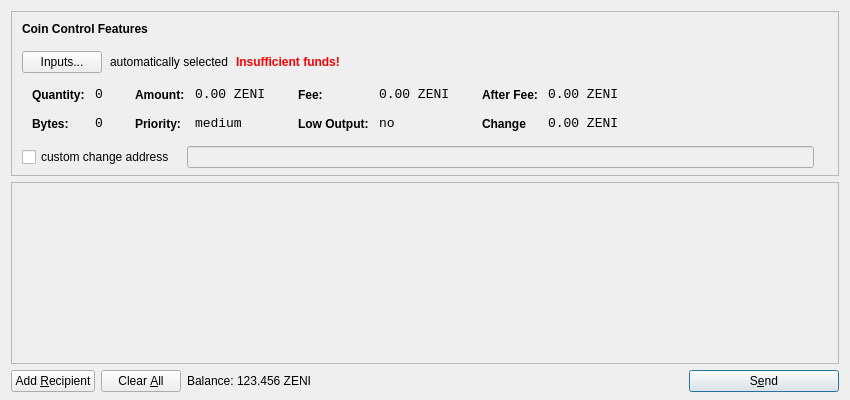
<?xml version="1.0" encoding="UTF-8"?>
<ui version="4.0">
 <class>SendCoinsDialog</class>
 <widget class="QDialog" name="SendCoinsDialog">
  <property name="geometry">
   <rect>
    <x>0</x>
    <y>0</y>
    <width>850</width>
    <height>400</height>
   </rect>
  </property>
  <property name="windowTitle">
   <string>Send Coins</string>
  </property>
  <layout class="QVBoxLayout" name="verticalLayout" stretch="0,1,0">
   <property name="bottomMargin">
    <number>8</number>
   </property>
   <item>
    <widget class="QFrame" name="frameCoinControl">
     <property name="sizePolicy">
      <sizepolicy hsizetype="Expanding" vsizetype="Expanding">
       <horstretch>0</horstretch>
       <verstretch>0</verstretch>
      </sizepolicy>
     </property>
     <property name="maximumSize">
      <size>
       <width>16777215</width>
       <height>16777215</height>
      </size>
     </property>
     <property name="frameShape">
      <enum>QFrame::StyledPanel</enum>
     </property>
     <property name="frameShadow">
      <enum>QFrame::Sunken</enum>
     </property>
     <layout class="QVBoxLayout" name="verticalLayoutCoinControl2">
      <property name="spacing">
       <number>-1</number>
      </property>
      <property name="leftMargin">
       <number>0</number>
      </property>
      <property name="topMargin">
       <number>0</number>
      </property>
      <property name="rightMargin">
       <number>0</number>
      </property>
      <property name="bottomMargin">
       <number>6</number>
      </property>
      <item>
       <layout class="QVBoxLayout" name="verticalLayoutCoinControl" stretch="0,0,0,0,1">
        <property name="spacing">
         <number>0</number>
        </property>
        <property name="leftMargin">
         <number>10</number>
        </property>
        <property name="topMargin">
         <number>10</number>
        </property>
        <item>
         <layout class="QHBoxLayout" name="horizontalLayoutCoinControl1">
          <property name="bottomMargin">
           <number>15</number>
          </property>
          <item>
           <widget class="QLabel" name="labelCoinControlFeatures">
            <property name="sizePolicy">
             <sizepolicy hsizetype="Preferred" vsizetype="Maximum">
              <horstretch>0</horstretch>
              <verstretch>0</verstretch>
             </sizepolicy>
            </property>
            <property name="font">
             <font>
              <weight>75</weight>
              <bold>true</bold>
             </font>
            </property>
            <property name="styleSheet">
             <string notr="true">font-weight:bold;</string>
            </property>
            <property name="text">
             <string>Coin Control Features</string>
            </property>
           </widget>
          </item>
         </layout>
        </item>
        <item>
         <layout class="QHBoxLayout" name="horizontalLayoutCoinControl2" stretch="0,0,0,0">
          <property name="spacing">
           <number>8</number>
          </property>
          <property name="bottomMargin">
           <number>10</number>
          </property>
          <item>
           <widget class="QPushButton" name="pushButtonCoinControl">
            <property name="styleSheet">
             <string notr="true"/>
            </property>
            <property name="text">
             <string>Inputs...</string>
            </property>
           </widget>
          </item>
          <item>
           <widget class="QLabel" name="labelCoinControlAutomaticallySelected">
            <property name="text">
             <string>automatically selected</string>
            </property>
            <property name="margin">
             <number>5</number>
            </property>
           </widget>
          </item>
          <item>
           <widget class="QLabel" name="labelCoinControlInsuffFunds">
            <property name="font">
             <font>
              <weight>75</weight>
              <bold>true</bold>
             </font>
            </property>
            <property name="styleSheet">
             <string notr="true">color:red;font-weight:bold;</string>
            </property>
            <property name="text">
             <string>Insufficient funds!</string>
            </property>
            <property name="margin">
             <number>5</number>
            </property>
           </widget>
          </item>
          <item>
           <spacer name="horizontalSpaceZENIControl">
            <property name="orientation">
             <enum>Qt::Horizontal</enum>
            </property>
            <property name="sizeHint" stdset="0">
             <size>
              <width>40</width>
              <height>1</height>
             </size>
            </property>
           </spacer>
          </item>
         </layout>
        </item>
        <item>
         <widget class="QWidget" name="widgetCoinControl" native="true">
          <property name="sizePolicy">
           <sizepolicy hsizetype="Preferred" vsizetype="Preferred">
            <horstretch>0</horstretch>
            <verstretch>0</verstretch>
           </sizepolicy>
          </property>
          <property name="minimumSize">
           <size>
            <width>0</width>
            <height>0</height>
           </size>
          </property>
          <property name="styleSheet">
           <string notr="true"/>
          </property>
          <layout class="QHBoxLayout" name="horizontalLayoutCoinControl5">
           <property name="margin">
            <number>0</number>
           </property>
           <item>
            <layout class="QHBoxLayout" name="horizontalLayoutCoinControl3" stretch="0,0,0,1">
             <property name="spacing">
              <number>20</number>
             </property>
             <property name="topMargin">
              <number>0</number>
             </property>
             <property name="bottomMargin">
              <number>10</number>
             </property>
             <item>
              <layout class="QFormLayout" name="formLayoutCoinControl1">
               <property name="horizontalSpacing">
                <number>10</number>
               </property>
               <property name="verticalSpacing">
                <number>14</number>
               </property>
               <property name="leftMargin">
                <number>10</number>
               </property>
               <property name="topMargin">
                <number>4</number>
               </property>
               <property name="rightMargin">
                <number>6</number>
               </property>
               <item row="0" column="0">
                <widget class="QLabel" name="labelCoinControlQuantityText">
                 <property name="styleSheet">
                  <string notr="true">font-weight:bold;</string>
                 </property>
                 <property name="text">
                  <string>Quantity:</string>
                 </property>
                 <property name="margin">
                  <number>0</number>
                 </property>
                </widget>
               </item>
               <item row="0" column="1">
                <widget class="QLabel" name="labelCoinControlQuantity">
                 <property name="font">
                  <font>
                   <family>Monospace</family>
                   <pointsize>10</pointsize>
                  </font>
                 </property>
                 <property name="cursor">
                  <cursorShape>IBeamCursor</cursorShape>
                 </property>
                 <property name="contextMenuPolicy">
                  <enum>Qt::ActionsContextMenu</enum>
                 </property>
                 <property name="text">
                  <string>0</string>
                 </property>
                 <property name="margin">
                  <number>0</number>
                 </property>
                 <property name="textInteractionFlags">
                  <set>Qt::LinksAccessibleByMouse|Qt::TextSelectableByKeyboard|Qt::TextSelectableByMouse</set>
                 </property>
                </widget>
               </item>
               <item row="1" column="0">
                <widget class="QLabel" name="labelCoinControlBytesText">
                 <property name="styleSheet">
                  <string notr="true">font-weight:bold;</string>
                 </property>
                 <property name="text">
                  <string>Bytes:</string>
                 </property>
                </widget>
               </item>
               <item row="1" column="1">
                <widget class="QLabel" name="labelCoinControlBytes">
                 <property name="font">
                  <font>
                   <family>Monospace</family>
                   <pointsize>10</pointsize>
                  </font>
                 </property>
                 <property name="cursor">
                  <cursorShape>IBeamCursor</cursorShape>
                 </property>
                 <property name="contextMenuPolicy">
                  <enum>Qt::ActionsContextMenu</enum>
                 </property>
                 <property name="text">
                  <string>0</string>
                 </property>
                 <property name="textInteractionFlags">
                  <set>Qt::LinksAccessibleByMouse|Qt::TextSelectableByKeyboard|Qt::TextSelectableByMouse</set>
                 </property>
                </widget>
               </item>
              </layout>
             </item>
             <item>
              <layout class="QFormLayout" name="formLayoutCoinControl2">
               <property name="horizontalSpacing">
                <number>10</number>
               </property>
               <property name="verticalSpacing">
                <number>14</number>
               </property>
               <property name="leftMargin">
                <number>6</number>
               </property>
               <property name="topMargin">
                <number>4</number>
               </property>
               <property name="rightMargin">
                <number>6</number>
               </property>
               <item row="0" column="0">
                <widget class="QLabel" name="labelCoinControlAmountText">
                 <property name="styleSheet">
                  <string notr="true">font-weight:bold;</string>
                 </property>
                 <property name="text">
                  <string>Amount:</string>
                 </property>
                 <property name="margin">
                  <number>0</number>
                 </property>
                </widget>
               </item>
               <item row="0" column="1">
                <widget class="QLabel" name="labelCoinControlAmount">
                 <property name="font">
                  <font>
                   <family>Monospace</family>
                   <pointsize>10</pointsize>
                  </font>
                 </property>
                 <property name="cursor">
                  <cursorShape>IBeamCursor</cursorShape>
                 </property>
                 <property name="contextMenuPolicy">
                  <enum>Qt::ActionsContextMenu</enum>
                 </property>
                 <property name="text">
                  <string notr="true">0.00 ZENI</string>
                 </property>
                 <property name="textInteractionFlags">
                  <set>Qt::LinksAccessibleByMouse|Qt::TextSelectableByKeyboard|Qt::TextSelectableByMouse</set>
                 </property>
                </widget>
               </item>
               <item row="1" column="0">
                <widget class="QLabel" name="labelCoinControlPriorityText">
                 <property name="styleSheet">
                  <string notr="true">font-weight:bold;</string>
                 </property>
                 <property name="text">
                  <string>Priority:</string>
                 </property>
                </widget>
               </item>
               <item row="1" column="1">
                <widget class="QLabel" name="labelCoinControlPriority">
                 <property name="font">
                  <font>
                   <family>Monospace</family>
                   <pointsize>10</pointsize>
                  </font>
                 </property>
                 <property name="cursor">
                  <cursorShape>IBeamCursor</cursorShape>
                 </property>
                 <property name="contextMenuPolicy">
                  <enum>Qt::ActionsContextMenu</enum>
                 </property>
                 <property name="text">
                  <string>medium</string>
                 </property>
                 <property name="textInteractionFlags">
                  <set>Qt::LinksAccessibleByMouse|Qt::TextSelectableByKeyboard|Qt::TextSelectableByMouse</set>
                 </property>
                </widget>
               </item>
              </layout>
             </item>
             <item>
              <layout class="QFormLayout" name="formLayoutCoinControl3">
               <property name="horizontalSpacing">
                <number>10</number>
               </property>
               <property name="verticalSpacing">
                <number>14</number>
               </property>
               <property name="leftMargin">
                <number>6</number>
               </property>
               <property name="topMargin">
                <number>4</number>
               </property>
               <property name="rightMargin">
                <number>6</number>
               </property>
               <item row="0" column="0">
                <widget class="QLabel" name="labelCoinControlFeeText">
                 <property name="styleSheet">
                  <string notr="true">font-weight:bold;</string>
                 </property>
                 <property name="text">
                  <string>Fee:</string>
                 </property>
                 <property name="margin">
                  <number>0</number>
                 </property>
                </widget>
               </item>
               <item row="0" column="1">
                <widget class="QLabel" name="labelCoinControlFee">
                 <property name="font">
                  <font>
                   <family>Monospace</family>
                   <pointsize>10</pointsize>
                  </font>
                 </property>
                 <property name="cursor">
                  <cursorShape>IBeamCursor</cursorShape>
                 </property>
                 <property name="contextMenuPolicy">
                  <enum>Qt::ActionsContextMenu</enum>
                 </property>
                 <property name="text">
                  <string notr="true">0.00 ZENI</string>
                 </property>
                 <property name="textInteractionFlags">
                  <set>Qt::LinksAccessibleByMouse|Qt::TextSelectableByKeyboard|Qt::TextSelectableByMouse</set>
                 </property>
                </widget>
               </item>
               <item row="1" column="0">
                <widget class="QLabel" name="labelCoinControlLowOutputText">
                 <property name="styleSheet">
                  <string notr="true">font-weight:bold;</string>
                 </property>
                 <property name="text">
                  <string>Low Output:</string>
                 </property>
                </widget>
               </item>
               <item row="1" column="1">
                <widget class="QLabel" name="labelCoinControlLowOutput">
                 <property name="font">
                  <font>
                   <family>Monospace</family>
                   <pointsize>10</pointsize>
                  </font>
                 </property>
                 <property name="cursor">
                  <cursorShape>IBeamCursor</cursorShape>
                 </property>
                 <property name="contextMenuPolicy">
                  <enum>Qt::ActionsContextMenu</enum>
                 </property>
                 <property name="text">
                  <string>no</string>
                 </property>
                 <property name="textInteractionFlags">
                  <set>Qt::LinksAccessibleByMouse|Qt::TextSelectableByKeyboard|Qt::TextSelectableByMouse</set>
                 </property>
                </widget>
               </item>
              </layout>
             </item>
             <item>
              <layout class="QFormLayout" name="formLayoutCoinControl4">
               <property name="horizontalSpacing">
                <number>10</number>
               </property>
               <property name="verticalSpacing">
                <number>14</number>
               </property>
               <property name="leftMargin">
                <number>6</number>
               </property>
               <property name="topMargin">
                <number>4</number>
               </property>
               <property name="rightMargin">
                <number>6</number>
               </property>
               <item row="0" column="0">
                <widget class="QLabel" name="labelCoinControlAfterFeeText">
                 <property name="styleSheet">
                  <string notr="true">font-weight:bold;</string>
                 </property>
                 <property name="text">
                  <string>After Fee:</string>
                 </property>
                 <property name="margin">
                  <number>0</number>
                 </property>
                </widget>
               </item>
               <item row="0" column="1">
                <widget class="QLabel" name="labelCoinControlAfterFee">
                 <property name="font">
                  <font>
                   <family>Monospace</family>
                   <pointsize>10</pointsize>
                  </font>
                 </property>
                 <property name="cursor">
                  <cursorShape>IBeamCursor</cursorShape>
                 </property>
                 <property name="contextMenuPolicy">
                  <enum>Qt::ActionsContextMenu</enum>
                 </property>
                 <property name="text">
                  <string notr="true">0.00 ZENI</string>
                 </property>
                 <property name="textInteractionFlags">
                  <set>Qt::LinksAccessibleByMouse|Qt::TextSelectableByKeyboard|Qt::TextSelectableByMouse</set>
                 </property>
                </widget>
               </item>
               <item row="1" column="0">
                <widget class="QLabel" name="labelCoinControlChangeText">
                 <property name="styleSheet">
                  <string notr="true">font-weight:bold;</string>
                 </property>
                 <property name="text">
                  <string>Change</string>
                 </property>
                </widget>
               </item>
               <item row="1" column="1">
                <widget class="QLabel" name="labelCoinControlChange">
                 <property name="font">
                  <font>
                   <family>Monospace</family>
                   <pointsize>10</pointsize>
                  </font>
                 </property>
                 <property name="cursor">
                  <cursorShape>IBeamCursor</cursorShape>
                 </property>
                 <property name="contextMenuPolicy">
                  <enum>Qt::ActionsContextMenu</enum>
                 </property>
                 <property name="text">
                  <string notr="true">0.00 ZENI</string>
                 </property>
                 <property name="textInteractionFlags">
                  <set>Qt::LinksAccessibleByMouse|Qt::TextSelectableByKeyboard|Qt::TextSelectableByMouse</set>
                 </property>
                </widget>
               </item>
              </layout>
             </item>
            </layout>
           </item>
          </layout>
         </widget>
        </item>
        <item>
         <layout class="QHBoxLayout" name="horizontalLayoutCoinControl4" stretch="0,0,0">
          <property name="spacing">
           <number>12</number>
          </property>
          <property name="sizeConstraint">
           <enum>QLayout::SetDefaultConstraint</enum>
          </property>
          <property name="topMargin">
           <number>5</number>
          </property>
          <property name="rightMargin">
           <number>5</number>
          </property>
          <item>
           <widget class="QCheckBox" name="checkBoxCoinControlChange">
            <property name="text">
             <string>custom change address</string>
            </property>
           </widget>
          </item>
          <item>
           <widget class="QLineEdit" name="lineEditCoinControlChange">
            <property name="enabled">
             <bool>false</bool>
            </property>
            <property name="sizePolicy">
             <sizepolicy hsizetype="Expanding" vsizetype="Fixed">
              <horstretch>0</horstretch>
              <verstretch>0</verstretch>
             </sizepolicy>
            </property>
           </widget>
          </item>
          <item>
           <widget class="QLabel" name="labelCoinControlChangeLabel">
            <property name="sizePolicy">
             <sizepolicy hsizetype="Preferred" vsizetype="Expanding">
              <horstretch>0</horstretch>
              <verstretch>0</verstretch>
             </sizepolicy>
            </property>
            <property name="minimumSize">
             <size>
              <width>0</width>
              <height>0</height>
             </size>
            </property>
            <property name="text">
             <string/>
            </property>
            <property name="margin">
             <number>3</number>
            </property>
           </widget>
          </item>
         </layout>
        </item>
        <item>
         <spacer name="verticalSpaceZENIControl">
          <property name="orientation">
           <enum>Qt::Vertical</enum>
          </property>
          <property name="sizeHint" stdset="0">
           <size>
            <width>800</width>
            <height>1</height>
           </size>
          </property>
         </spacer>
        </item>
       </layout>
      </item>
     </layout>
    </widget>
   </item>
   <item>
    <widget class="QScrollArea" name="scrollArea">
     <property name="widgetResizable">
      <bool>true</bool>
     </property>
     <widget class="QWidget" name="scrollAreaWidgetContents">
      <property name="geometry">
       <rect>
        <x>0</x>
        <y>0</y>
        <width>830</width>
        <height>165</height>
       </rect>
      </property>
      <layout class="QVBoxLayout" name="verticalLayout_2">
       <property name="margin">
        <number>0</number>
       </property>
       <item>
        <layout class="QVBoxLayout" name="entries">
         <property name="spacing">
          <number>6</number>
         </property>
        </layout>
       </item>
       <item>
        <spacer name="verticalSpacer">
         <property name="orientation">
          <enum>Qt::Vertical</enum>
         </property>
         <property name="sizeHint" stdset="0">
          <size>
           <width>20</width>
           <height>40</height>
          </size>
         </property>
        </spacer>
       </item>
      </layout>
     </widget>
    </widget>
   </item>
   <item>
    <layout class="QHBoxLayout" name="horizontalLayout">
     <item>
      <widget class="QPushButton" name="addButton">
       <property name="toolTip">
        <string>Send to multiple recipients at once</string>
       </property>
       <property name="text">
        <string>Add &amp;Recipient</string>
       </property>
       <property name="autoDefault">
        <bool>false</bool>
       </property>
      </widget>
     </item>
     <item>
      <widget class="QPushButton" name="clearButton">
       <property name="sizePolicy">
        <sizepolicy hsizetype="Minimum" vsizetype="Fixed">
         <horstretch>0</horstretch>
         <verstretch>0</verstretch>
        </sizepolicy>
       </property>
       <property name="toolTip">
        <string>Remove all transaction fields</string>
       </property>
       <property name="text">
        <string>Clear &amp;All</string>
       </property>
       <property name="autoRepeatDelay">
        <number>300</number>
       </property>
       <property name="autoDefault">
        <bool>false</bool>
       </property>
      </widget>
     </item>
     <item>
      <layout class="QHBoxLayout" name="horizontalLayout_2">
       <property name="spacing">
        <number>3</number>
       </property>
       <item>
        <widget class="QLabel" name="label">
         <property name="sizePolicy">
          <sizepolicy hsizetype="Preferred" vsizetype="Fixed">
           <horstretch>0</horstretch>
           <verstretch>0</verstretch>
          </sizepolicy>
         </property>
         <property name="text">
          <string>Balance:</string>
         </property>
        </widget>
       </item>
       <item>
        <widget class="QLabel" name="labelBalance">
         <property name="sizePolicy">
          <sizepolicy hsizetype="Preferred" vsizetype="Fixed">
           <horstretch>0</horstretch>
           <verstretch>0</verstretch>
          </sizepolicy>
         </property>
         <property name="cursor">
          <cursorShape>IBeamCursor</cursorShape>
         </property>
         <property name="text">
          <string>123.456 ZENI</string>
         </property>
         <property name="textInteractionFlags">
          <set>Qt::LinksAccessibleByMouse|Qt::TextSelectableByKeyboard|Qt::TextSelectableByMouse</set>
         </property>
        </widget>
       </item>
      </layout>
     </item>
     <item>
      <spacer name="horizontalSpacer">
       <property name="orientation">
        <enum>Qt::Horizontal</enum>
       </property>
       <property name="sizeHint" stdset="0">
        <size>
         <width>40</width>
         <height>20</height>
        </size>
       </property>
      </spacer>
     </item>
     <item>
      <widget class="QPushButton" name="sendButton">
       <property name="minimumSize">
        <size>
         <width>150</width>
         <height>0</height>
        </size>
       </property>
       <property name="toolTip">
        <string>Confirm the send action</string>
       </property>
       <property name="text">
        <string>S&amp;end</string>
       </property>
       <property name="icon">
        <iconset resource="../bitcoin.qrc">
         <normaloff>:/icons/send</normaloff>:/icons/send</iconset>
       </property>
       <property name="default">
        <bool>true</bool>
       </property>
      </widget>
     </item>
    </layout>
   </item>
  </layout>
 </widget>
 <resources>
  <include location="../bitcoin.qrc"/>
 </resources>
 <connections/>
</ui>
